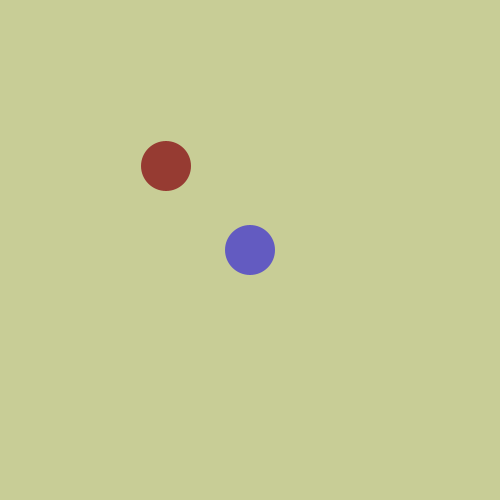
Frame 1 (no input)
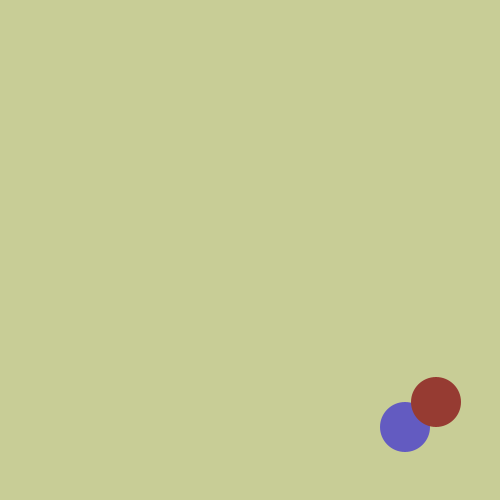
Frame 60 (the mouse pressed at the canvas centre just before this capture)
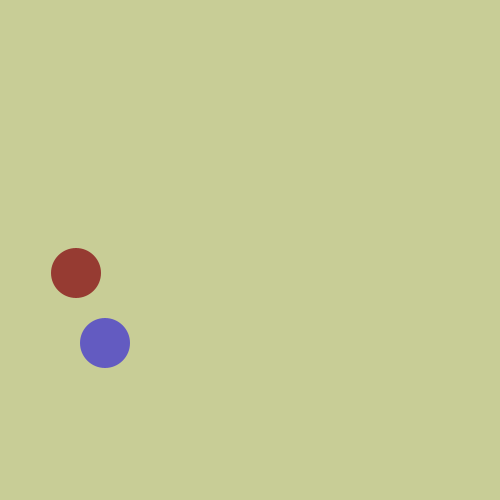
Frame 120 (the mouse held since frame 60 and released just before this capture)

The Processing sketch that drew these frames (run headless with seeded random() and noise(); from frame 60 on, the mouse is pressed at the canvas centre):

// Processing sketch: collision
// ── collision.pde
/*Create two balls and make the move around on the screen.
 Add functionality that will keep the balls on the screen, simulating a simple collision with a wall.
 Do not let the edge of the balls leave the screen.
 Detect whether the balls overlap and change their direction to simulate a collision.
 */
int r = 50;
//setting direction to int to avoid getting stuck
int a_speedX = int(random(1, 8));
int a_speedY = int(random(2, 7));
int b_speedX = int(random(3, 6));
int b_speedY = int(random(4, 5));
int a_posX, a_posY, b_posX, b_posY;


void setup() {
  size(500, 500);
  smooth();

  a_posX = width/2;
  a_posY = height/2;
  b_posX = width/3;
  b_posY = height/3;
}

void draw() {
  background(200, 205, 150);
  noStroke();  

  //generating two balls only
  fill(99, 91, 193);
  ellipse(a_posX, a_posY, r, r);
  fill(150, 59, 50);
  ellipse(b_posX, b_posY, r, r);

  //make them move
  bounceBall();
}

void bounceBall() {
  a_posX+=a_speedX;
  a_posY+=a_speedY;
  b_posX+=b_speedX*1.2;
  b_posY+=b_speedY*1.2;

  //invert direction if ball_a reaches the horizontal edges
  if (a_posX >= width-r/2 || a_posX <= r/2) {
    a_speedX = -a_speedX;
    whatssup();
  }

  //invert direction if ball_b reaches the horizontal edges
  if (b_posX >= width-r/2 || b_posX <= r/2) {
    b_speedX = -b_speedX;
    whatssup();
  }

  //invert direction if ball_a reaches the vertical edges
  if (a_posY >= height-r/2 || a_posY <= r/2) {
    a_speedY = -a_speedY;
    whatssup();
  }
  //invert direction if ball_b reaches the vertical edges
  if (b_posY >= height-r/2 || b_posY <= r/2) {
    b_speedY = -b_speedY;
    whatssup();
  }
} 

void whatssup() {
  println("boing");
}
